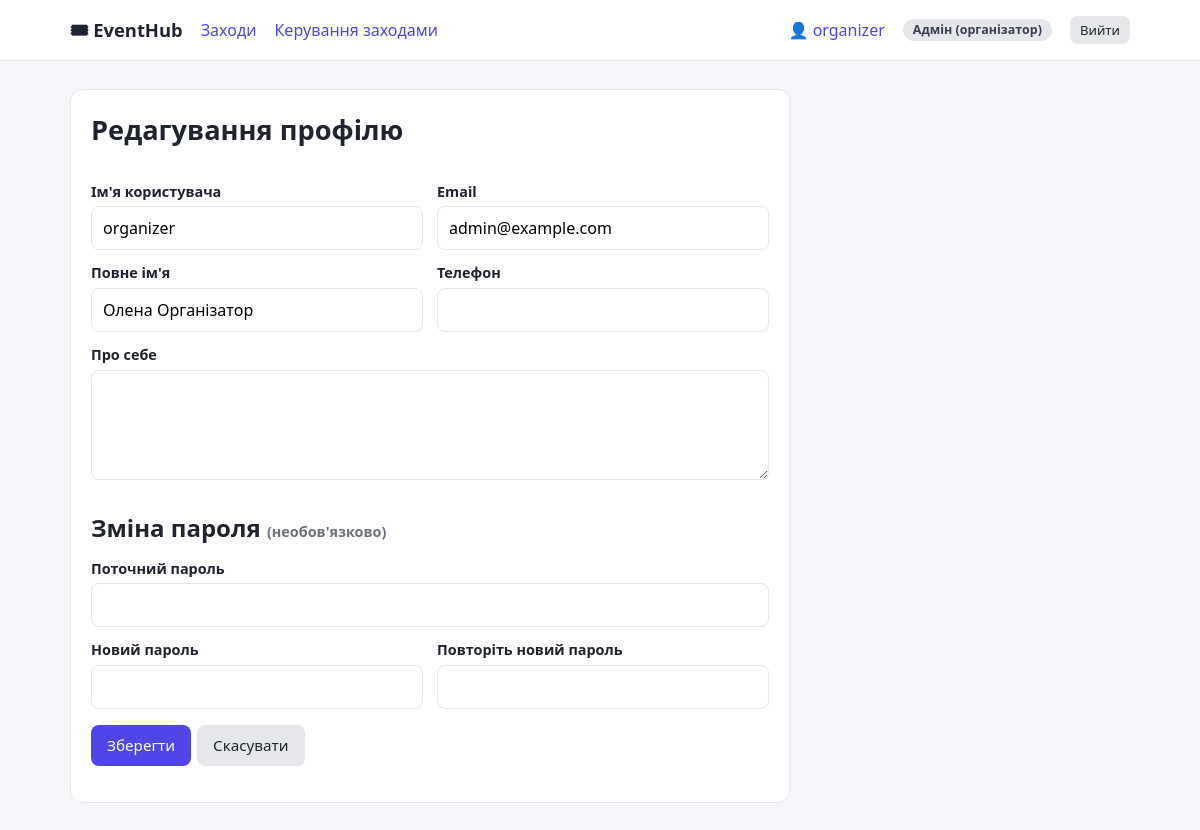
/profile/edit (signed in), run on the app's committed database.
### models.py (models this page shows, shortened)
class User(UserMixin, db.Model):
    id = db.Column(db.Integer, primary_key=True)
    username = db.Column(db.String(50), unique=True, nullable=False)
    email = db.Column(db.String(120), unique=True, nullable=False)
    password_hash = db.Column(db.String(255), nullable=False)
    role = db.Column(db.String(20), nullable=False, default=ROLE_USER)
    full_name = db.Column(db.String(120), default="")
    phone = db.Column(db.String(30), default="")
    bio = db.Column(db.Text, default="")
    is_active = db.Column(db.Boolean, nullable=False, default=True)
    created_at = db.Column(db.DateTime, default=datetime.now)
    @property
    def is_moderator(self):
        return self.role == ROLE_MODERATOR
    @property
    def is_organizer(self):
        return self.role in (ROLE_ADMIN, ROLE_MODERATOR)
    @property
    def role_label(self):
        return ROLE_LABELS.get(self.role, self.role)

### blueprints/profile.py (the view, shortened to what this page needs)
@bp.route("/edit", methods=["GET", "POST"])
@login_required
def edit():
    form = request.form if request.method == "POST" else {
        "username": current_user.username, "email": current_user.email,
        "full_name": current_user.full_name, "phone": current_user.phone, "bio": current_user.bio,
    }
    return render_template("profile/edit.html", form=form)

### models.py (called while the page is built)
@login_manager.user_loader
def load_user(user_id):
    return db.session.get(User, int(user_id))

### templates/profile/edit.html (shortened to what this page needs)
{% extends "base.html" %}
{% block content %}
<div class="card form-wide">
  <h1>Редагування профілю</h1>
  <form method="post">
    <div class="row">
      <div><label>Ім'я користувача</label><input name="username" value="{{ form.get('username','') }}" required></div>
      <div><label>Email</label><input type="email" name="email" value="{{ form.get('email','') }}" required></div>
    </div>
    <div class="row">
      <div><label>Повне ім'я</label><input name="full_name" value="{{ form.get('full_name','') }}"></div>
      <div><label>Телефон</label><input name="phone" value="{{ form.get('phone','') }}"></div>
    </div>
    <label>Про себе</label><textarea name="bio">{{ form.get('bio','') }}</textarea>
    <h2>Зміна пароля <span class="meta">(необов'язково)</span></h2>
    <label>Поточний пароль</label><input type="password" name="current_password">
    <div class="row">
      <div><label>Новий пароль</label><input type="password" name="new_password"></div>
      <div><label>Повторіть новий пароль</label><input type="password" name="new_password2"></div>
    </div>
    <p class="actions"><button class="btn">Зберегти</button><a class="btn secondary" href="{{ url_for('profile.view') }}">Скасувати</a></p>
  </form>
</div>
{% endblock %}

### templates/base.html (shortened to what this page needs)
<!doctype html>
<html lang="uk">
<head>
  <link rel="stylesheet" href="{{ url_for('static', filename='style.css') }}">
</head>
<body>
<nav class="top">
  <div class="container">
    <a class="brand" href="{{ url_for('events.event_list') }}">🎟 EventHub</a>
    <a href="{{ url_for('events.event_list') }}">Заходи</a>
    {% if current_user.is_authenticated %}
      {% if current_user.is_organizer %}<a href="{{ url_for('manage.my_events') }}">Керування заходами</a>{% endif %}
      <a href="{{ url_for('profile.view') }}">👤 {{ current_user.username }}</a>
      <span class="badge">{{ current_user.role_label }}</span>
      <form method="post" action="{{ url_for('auth.logout') }}">
        <button class="btn secondary sm">Вийти</button>
      </form>
    {% else %}
      <span class="spacer"></span>
      <a href="{{ url_for('auth.login') }}">Вхід</a>
      <a class="btn sm" href="{{ url_for('auth.register') }}">Реєстрація</a>
    {% endif %}
  </div>
</nav>
<main>
  <div class="container">
    {% block content %}{% endblock %}
  </div>
</main>
</body>
</html>

### static/style.css (style rules this page uses)
:root { --bg:#f5f6fa;--card:#fff;--text:#1f2430;--muted:#6b7280;--primary:#4f46e5;--primary-d:#4338ca;--border:#e5e7eb;--ok:#16a34a;--bad:#dc2626;--warn:#d97706 }
* { box-sizing:border-box }
body { margin:0;font-family:system-ui,-apple-system,"Segoe UI",Roboto,sans-serif;background:var(--bg);color:var(--text);line-height:1.5 }
a { color:var(--primary);text-decoration:none }
.container { max-width:1100px;margin:0 auto;padding:0 20px }
nav.top { background:#fff;border-bottom:1px solid var(--border) }
nav.top .container { display:flex;align-items:center;gap:18px;min-height:60px;flex-wrap:wrap }
nav.top .brand { font-weight:700;font-size:1.15rem;color:var(--text) }
nav.top form { display:inline;margin:0 }
main { padding:28px 0 60px }
h1 { margin:0 0 18px;font-size:1.7rem }
h2 { margin:24px 0 12px }
.card { background:var(--card);border:1px solid var(--border);border-radius:12px;padding:20px }
.meta { color:var(--muted);font-size:.9rem }
.badge { display:inline-block;padding:2px 10px;border-radius:999px;font-size:.78rem;font-weight:600;background:#e5e7eb;color:#374151 }
.btn { display:inline-block;border:0;border-radius:8px;padding:9px 16px;font-size:.95rem;cursor:pointer;background:var(--primary);color:#fff;font-family:inherit }
.btn.secondary { background:#e5e7eb;color:var(--text) }
.btn.sm { padding:5px 10px;font-size:.82rem }
label { display:block;font-weight:600;margin:12px 0 4px;font-size:.9rem }
input,select,textarea { width:100%;padding:9px 11px;border:1px solid var(--border);border-radius:8px;font:inherit;background:#fff }
textarea { min-height:110px }
.form-wide { max-width:720px }
.row { display:grid;grid-template-columns:1fr 1fr;gap:14px }
.actions { display:flex;gap:6px;flex-wrap:wrap }

### data on the page
User: username "organizer", role_label "Адмін (організатор)", email "admin@example.com", full_name "Олена Організатор"
